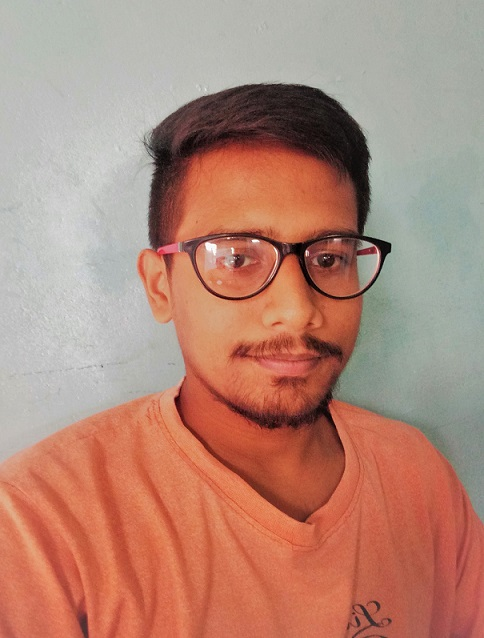
#> input picture photo.jpg, 484 x 638 px
$ python face_detect_hameed.py
#> lines starting #> are read from the running program, lines starting #| are printed output that depends on the picture; after the words box and inside, x2 and y2 are one past the last pixel; in counts of white or black regions, pixels touching at a corner belong together
# import module
import cv2

# Read the haarcascade file (trained data)
trained_face_data = cv2.CascadeClassifier('haarcascade_frontalface_default.xml')

# choose a image to detect
img = cv2.imread('photo.jpg')
#> img is the input picture: shape (638, 484, 3); mean B, G, R 119.4, 135.2, 179.4

# convert BGR image to gray image
grayscaled_img = cv2.cvtColor(img, cv2.COLOR_BGR2GRAY)
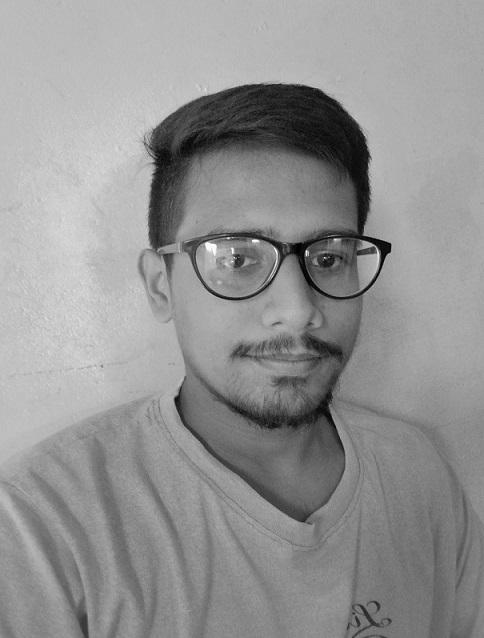
#> grayscaled_img: shape (638, 484); min 0, max 254, mean 146.6

# detect face coordinates
face_coordinates = trained_face_data.detectMultiScale(grayscaled_img)
#> face_coordinates = [[128, 144, 296, 296]]
# print(face_coordinates)
(x, y, w, h) = face_coordinates[0]
#> x = 128; y = 144; w = 296; h = 296
cv2.rectangle(img, (128, 144), (128+296, 144+296), (0, 0, 255), 2)
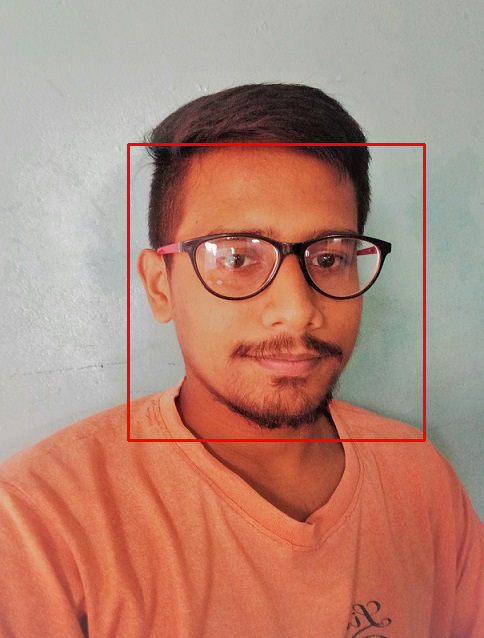
#> img: shape (638, 484, 3); 1.15% of pixels changed, all inside (x1, y1, x2, y2) = (127, 143, 426, 442)

# show image
cv2.imshow('facedetect_hameed', img)

# wait key holds the window
cv2.waitKey()

print('program completed')

$ run again, with ss.png saved as photo.jpg
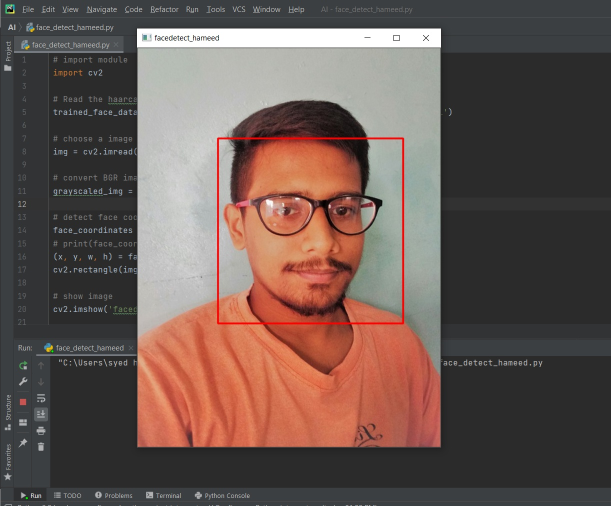
#> input picture ss.png, 1221 x 1012 px (shown at 1/2 size)
#> img is the input picture: shape (1012, 1221, 3); mean B, G, R 82.1, 87.6, 105.2
#> `grayscaled_img = cv2.cvtColor(img, cv2.COLOR_BGR2GRAY)`:
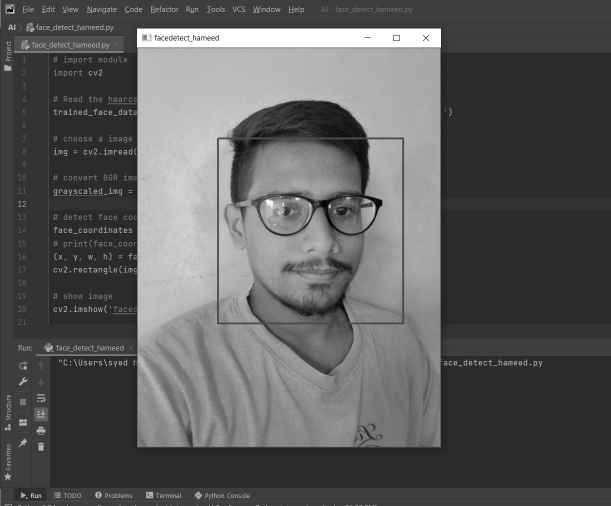
#> grayscaled_img: shape (1012, 1221) (shown at 1/2 size); min 0, max 255, mean 92.2
#> face_coordinates = [[415, 255, 412, 412]]
#> x = 415; y = 255; w = 412
#> `cv2.rectangle(img, (128, 144), (128+296, 144+296), (0, 0, 255), 2)`:
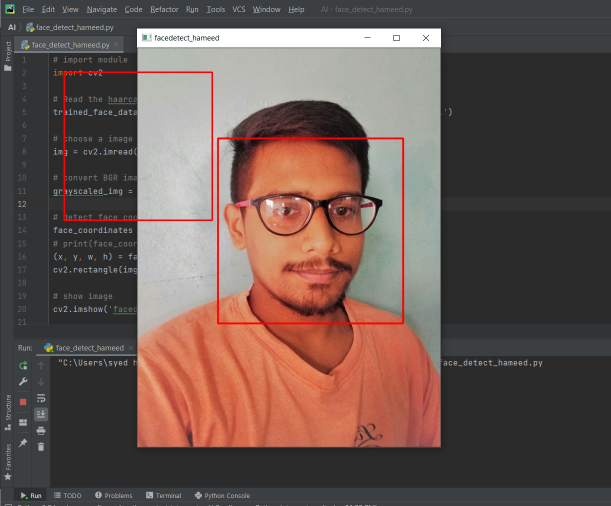
#> img: shape (1012, 1221, 3) (shown at 1/2 size); 0.29% of pixels changed, all inside (x1, y1, x2, y2) = (127, 143, 426, 442)
